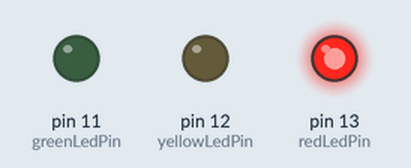
Bench run of a sketch on a simulated Arduino Uno, built with avr-gcc and run on an emulated ATmega328P. On the bench: output pins drawn as LEDs (lit = HIGH). The modem accepts every AT command (registered, SIM ready, sends succeed) and sends nothing else; what the sketch prints to the serial monitor is not drawn.

Above: at 0.7 s.
At 1.43 s:
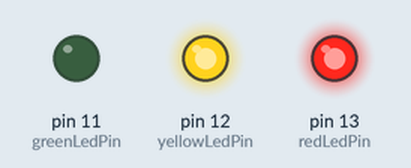
At 1.77 s:
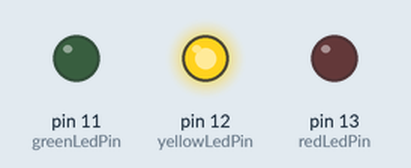
At 5.6 s:
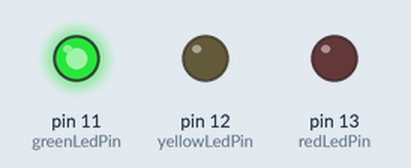
Timing chart, 0 to 7.3 s (numbered marks = the images above):
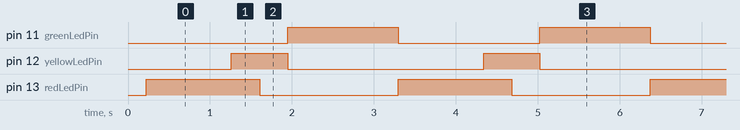

The sketch:

single_signal_with_gsm.ino
```cpp
    //arduino pin numbers from which yellow, red and green LEDs are getting power
    int yellowLedPin=12;
    int redLedPin=13;
    int greenLedPin=11;


    //transmit and receive arduino pin numbers, connected to receive and transmit pins of gsm module, respectively
    int transmitPin=3;//8
    int receivePin=2;//5

    //the number of times red LED loop runs, approx 10 seconds
    long startTime=0;
    long finishTime=100000;
    long finishTimeYellow=25000;

    //storing live message(message received when gsm module is connected to network) received by gsm module
    char msg;

    #include <SoftwareSerial.h>
    SoftwareSerial mySerial(receivePin, transmitPin);

    void setup() {

     Serial.begin(9600);                           // Setting the baud rate of Serial Monitor (Arduino)
     mySerial.begin(9600);                         // Setting the baud rate of GSM Module

     mySerial.println("AT+CNMI=2,2,0,0,0\r");        // AT Command for GSM module to recieve a live SMS
     delay(200);                                   // putting delay for the serial to become available
     while (mySerial.available()>0)
     {
     msg=mySerial.read();
     Serial.print(msg);                            //printing AT command
     }

     pinMode(yellowLedPin,OUTPUT);
     pinMode(redLedPin,OUTPUT);
     pinMode(greenLedPin,OUTPUT);

    }

    void loop() {

     digitalWrite(redLedPin,HIGH);
     while(startTime<finishTime){
     if(startTime==75000){
     digitalWrite(yellowLedPin,HIGH);
     }
     if(mySerial.available()>0){
     interrupt();
     digitalWrite(redLedPin,HIGH);
     startTime=0;
     }


     startTime++;
     }

     /////////////////
     startTime=0;

     digitalWrite(redLedPin,LOW);

     while(startTime<finishTimeYellow){

     if(mySerial.available()>0){
     interrupt();
     break;
     }
     startTime++;
     }

     ///////////////////
     startTime=0;
     digitalWrite(yellowLedPin,LOW);


     digitalWrite(greenLedPin,HIGH);
     while(startTime<finishTime){

     if(mySerial.available()>0){
     interrupt();
     break;
     }
     startTime++;
     }
     ///////////////
     startTime=0;
     digitalWrite(greenLedPin,LOW);

   }

    void interrupt(){

     msg=mySerial.read();
     if(msg!=' '){

     digitalWrite(redLedPin,LOW);
     digitalWrite(yellowLedPin,LOW);
     digitalWrite(greenLedPin,HIGH);

     delay(5000);
     digitalWrite(greenLedPin,LOW);

     while(mySerial.available()>0){
      char t=mySerial.read();
      Serial.print(t);

     }
     msg=' ';

   }

}
```

Measured:
- by itself, pin 11 (greenLedPin), pin 13 (redLedPin): alternates HIGH for 1.4 s and LOW for 1.7 s
- by itself, pin 12 (yellowLedPin): alternates HIGH for 0.69 s and LOW for 2.4 s
- by itself, everything shown: repeats every 3.1 s, in 5 steps
